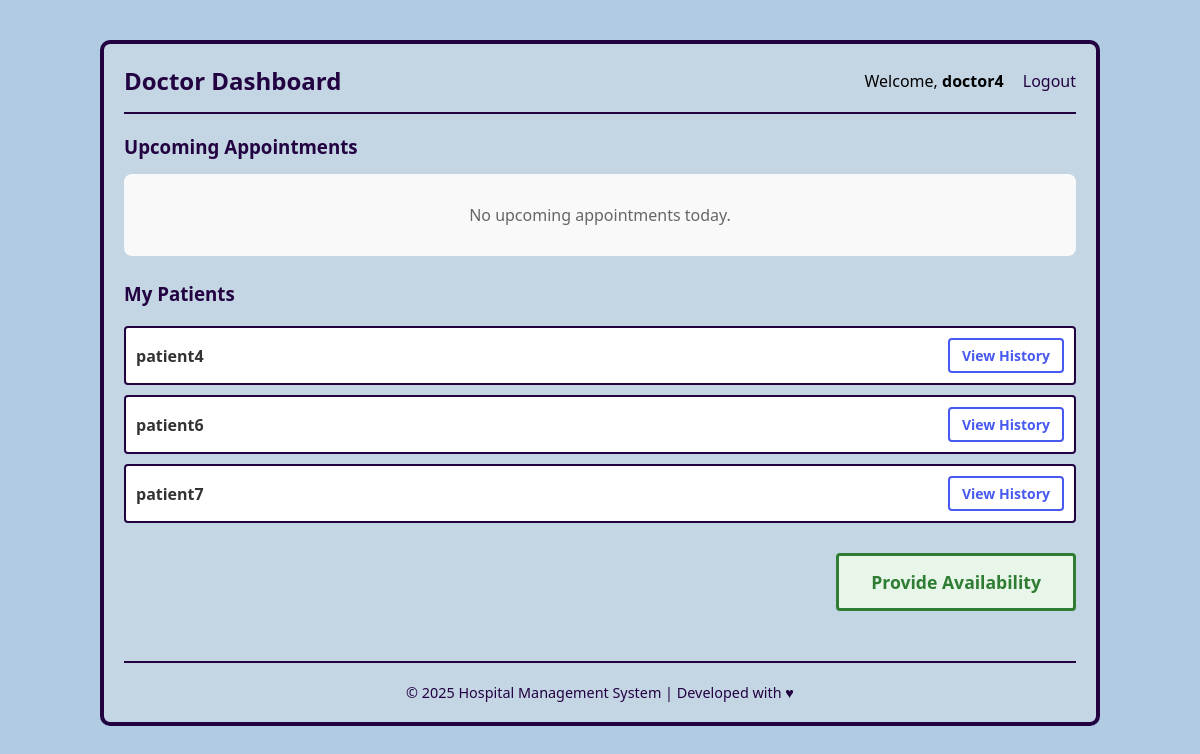
The page /doctor_dashboard (signed in) on the database its author committed.
### application/models.py (models this page shows)
class Patient(db.Model):
    id = db.Column(db.Integer, primary_key=True)
    email = db.Column(db.String(), unique=True, nullable=False)
    username = db.Column(db.String(), unique=True, nullable=False)
    password = db.Column(db.String(), nullable=False)
    name = db.Column(db.String(), nullable=False)
    age = db.Column(db.Integer)
    gender = db.Column(db.Enum('Male', 'Female'))
    appointments = db.relationship('Appointment', backref='patient')
    is_blacklisted = db.Column(db.Boolean, default=False, nullable=False)

### application/controllers.py (the view)
@app.route('/doctor_dashboard')
def doctor_dashboard():
    if session.get('user_type') != 'doctor':
        flash('Access denied. Doctors only.', 'error')
        return redirect(url_for('home'))
    current_doctor = Doctor.query.get(session['user_id'])
    from datetime import date, datetime
    today = date.today()
    upcoming_appointments = Appointment.query.filter(
        Appointment.d_id == current_doctor.id,
        Appointment.date >= today,
        Appointment.status == 'Booked'
    ).order_by(Appointment.date, Appointment.time).all()
    all_patients = db.session.query(Patient).join(Appointment).filter(
        Appointment.d_id == current_doctor.id,
        Appointment.status == 'Completed'
    ).distinct().all()
    return render_template(
        'doctor_dashboard.html',
        upcoming_appointments=upcoming_appointments,
        all_patients=all_patients
    )

### templates/doctor_dashboard.html (shortened to what this page needs)
{% extends "base.html" %}
{% block content %}
<div class="section">
    <h3 style="margin-bottom: 15px; color: rgb(34, 2, 65);">Upcoming Appointments</h3>
    {% if upcoming_appointments|length == 0 %}
        <p style="text-align: center; color: #666; padding: 30px; background: #f9f9f9; border-radius: 8px;">
            No upcoming appointments today.
        </p>
    {% endif %}
</div>
<div class="section">
    <div class="section-header">
        <h3>My Patients</h3>
    </div>
    <div class="list-container">
        {% if all_patients|length == 0 %}
            <p style="text-align:center; color:#777; padding:20px;">No patients assigned yet.</p>
        {% else %}
            {% for patient in all_patients %}
            <div class="list-item">
                <span class="name">{{ patient.name }}</span>
                <div class="actions">
                    <a href="{{ url_for('view_patient_history', patient_id=patient.id) }}"
                       class="btn"
                       style="background:white; border:2px solid #4859f0; color:#4859f0;"
                       onmouseover="this.style.background='#e3f2fd'"
                       onmouseout="this.style.background='white'">
                        View History
                    </a>
                </div>
            </div>
            {% endfor %}
        {% endif %}
    </div>
</div>
<div style="display: flex; justify-content: flex-end; margin-top: 30px;">
    <a href="{{ url_for('doctor_availability') }}"
       class="btn btn-create"
       style="background:#e8f5e9; border:3px solid #2e7d32; color:#2e7d32; padding:14px 32px; font-size:1.1em; font-weight:bold;">
        Provide Availability
    </a>
</div>
{% endblock %}

### static/style1.css (style rules this page uses)
* { margin: 0; padding: 0; box-sizing: border-box; font-family: 'Segoe UI', Tahoma, Geneva, Verdana, sans-serif; }
body { background-color: rgb(177, 204, 226); display: flex; justify-content: center; padding: 20px; }
.section h3 { color: rgb(34, 2, 65); margin-bottom: 10px; }
.section { margin-bottom: 25px; }
.section-header { display: flex; justify-content: space-between; align-items: center; margin-bottom: 10px; }
.list-container { display: flex; flex-direction: column; gap: 10px; }
.list-item { display: flex; justify-content: space-between; align-items: center; border: 2px solid rgb(34, 2, 65); border-radius: 4px; padding: 10px; background-color: white; }
.list-item .name { color: #333; font-weight: bold; }
.actions { display: flex; gap: 5px; }
.btn { border-radius: 4px; padding: 6px 12px; cursor: pointer; font-size: 14px; font-weight: bold; transition: 0.3s; text-decoration: none; }
.btn-create { background-color: white; border: 2px solid #28a745; color: #28a745; }

### rows shown on the page
Patient: name "patient4"
Patient: name "patient6"
Patient: name "patient7"

### other values the page prints
{{ session.username }} "doctor4"
